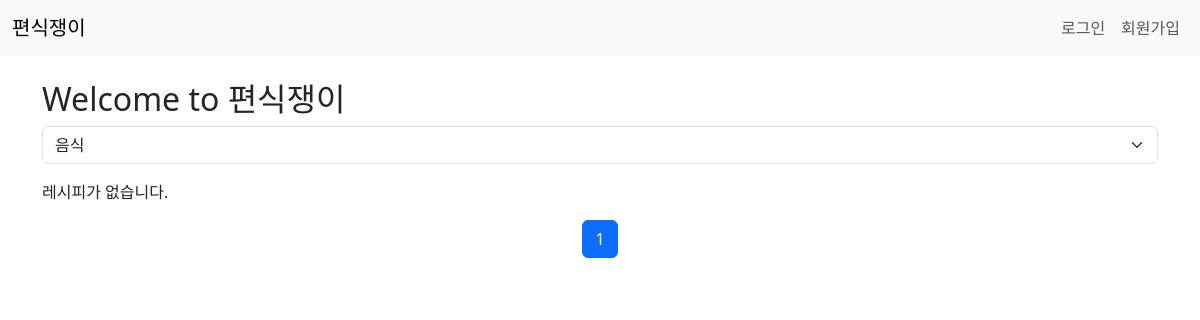
The app's page /, older data.
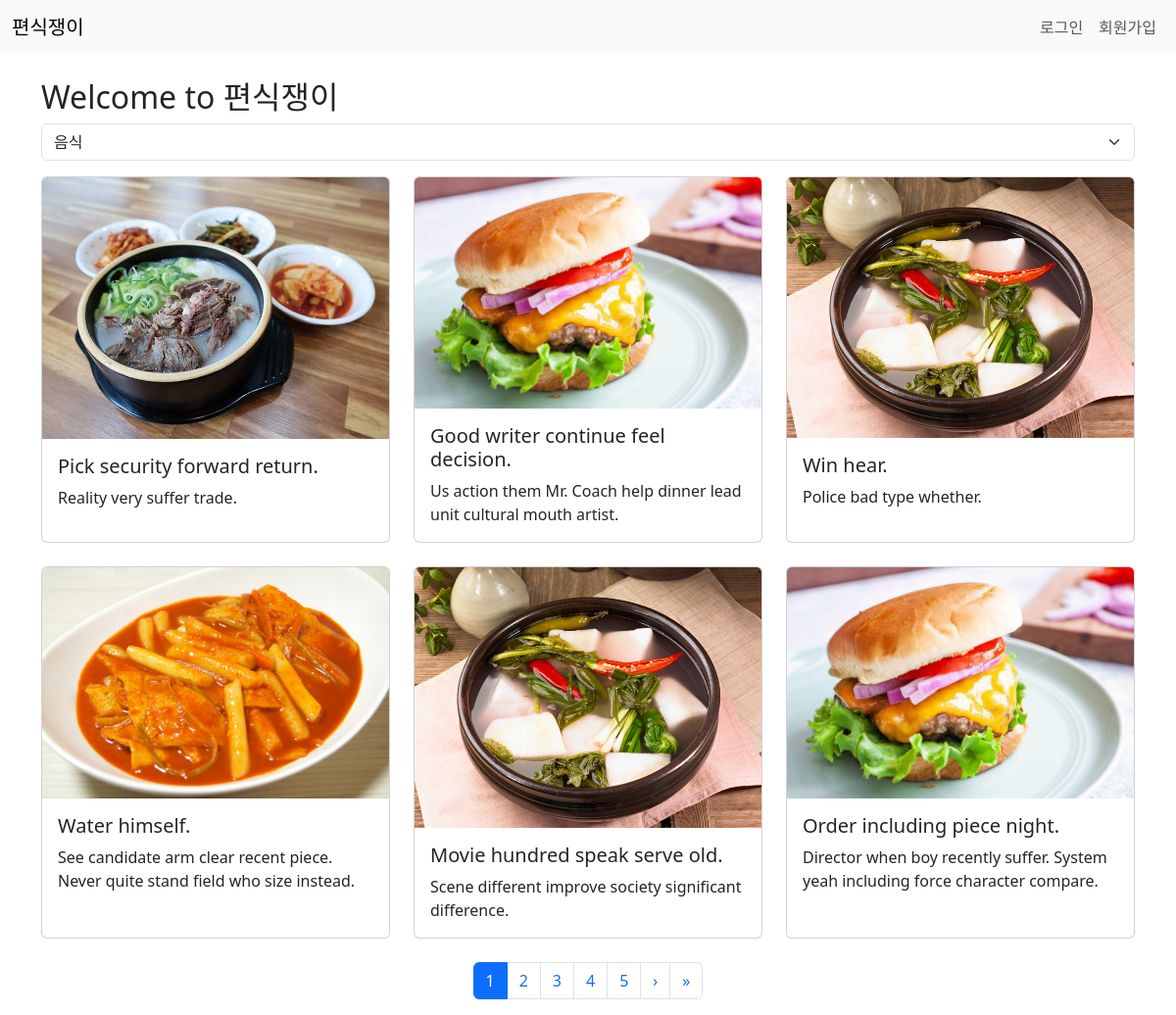
The same page, newer data.
### recipe_app/models.py (models this page shows, shortened)
class Recipe(models.Model):
    CATEGORY_CHOICES = [
        ('food', '음식'),
        ('drink', '음료'),
        ('dessert', '디저트')
    ]
    user = models.ForeignKey(User, on_delete=models.CASCADE)
    title = models.CharField(max_length=200)
    category = models.CharField(max_length=10, choices=CATEGORY_CHOICES, null=True, blank=True)
    description = models.TextField()
    contents=models.JSONField()
    image = models.ImageField(upload_to=category_image_upload_path, null=True, blank=True)
    created_at = models.DateTimeField(auto_now_add=True)
    @classmethod
    def get_recipes_by_category(cls, category) -> models.QuerySet['Recipe']:
        return cls.objects.filter(category=category).order_by('-created_at')

### recipe_app/views.py (the view)
# urls.py: path('', views.home_view, name='home'),
def home_view(request):
    try:
        category = request.GET.get('category', 'food')
        recipes = RecipeService.recipes_by_category(category)
        paginator = Paginator(recipes, 6)
        page_number = request.GET.get('page')
        page_obj = paginator.get_page(page_number)
        return render(request, 'recipe_app/home.html', {
            'recipe_list': page_obj,
            'selected_category': category
        })
    except Exception as e:
        return HttpResponseServerError(f"서버 오류: {e}")

### recipe_app/services/recipe_services.py (called while the page is built)
    @staticmethod
    def recipes_by_category(category):
        return Recipe.get_recipes_by_category(category)

### templates/recipe_app/home.html (shortened to what this page needs)
{% extends "base.html" %}
{% load static %}
{% block content %}
<h2>Welcome to 편식쟁이</h2>
<form method="get" class="mb-3">
<select name="category" class="form-select" onchange="this.form.submit()">
    <option value="food" {% if selected_category == "food" %}selected{% endif %}>음식</option>
</select>
</form>
<div class="row">
  {% for recipe in recipe_list %}
  <div class="col-md-4 mb-4">
    <div class="card h-100">
      {% if recipe.image %}
      <img src="{{ recipe.image.url }}" class="card-img-top" alt="{{ recipe.title }}">
      {% endif %}
      <a href="{% url 'recipe_app:recipe_detail' recipe.id%}" class="text-decoration-none text-dark">
        <div class="card-body">
          <h5 class="card-title">{{ recipe.title }}</h5>
          <p class="card-text">{{ recipe.description|truncatechars:100 }}</p>
        </div>
      </a>
    </div>
  </div>
  {% empty %}
    <p>레시피가 없습니다.</p>
  {% endfor %}
</div>
<nav aria-label="Page navigation">
  <ul class="pagination justify-content-center">
    {% for num in recipe_list.paginator.page_range %}
      {% if num == recipe_list.number %}
        <li class="page-item active"><a class="page-link">{{ num }}</a></li>
      {% else %}
        <li class="page-item">
          <a class="page-link" href="?page={{ num }}&category={{ selected_category }}">{{ num }}</a>
        </li>
      {% endif %}
    {% endfor %}
    {% if recipe_list.has_next %}
      <li class="page-item">
        <a class="page-link" href="?page={{ recipe_list.next_page_number }}&category={{ selected_category }}">&rsaquo;</a>
      </li>
      <li class="page-item">
        <a class="page-link" href="?page={{ recipe_list.paginator.num_pages }}&category={{ selected_category }}">&raquo;</a>
      </li>
    {% endif %}
  </ul>
</nav>
{% endblock %}

### templates/base.html (shortened to what this page needs)
<!doctype html>
<html lang="en">
<head>
    <link href="https://cdn.jsdelivr.net/npm/bootstrap@5.3.0/dist/css/bootstrap.min.css" rel="stylesheet">
</head>
<body>
    {% include "navbar.html" %}
    <div class="container mt-4">
        {% block content %}
        {% endblock %}
    </div>
</body>
</html>

### templates/navbar.html (shortened to what this page needs)
<nav class="navbar navbar-expand-lg navbar-light bg-light mb-4">
  <div class="container-fluid">
    <a class="navbar-brand" href="{% url 'recipe_app:home' %}">편식쟁이</a>
    <div class="collapse navbar-collapse" id="navbarContent">
      <ul class="navbar-nav ms-auto mb-2 mb-lg-0">
        {% if user.is_authenticated %}
          <form action="{% url 'accounts:logout' %}" method="post" style="display: inline;">
            {% csrf_token %}
            <button type="submit" class="btn btn-link nav-link" style="display: inline; padding: 0; border: none; background: none;">
              로그아웃
            </button>
          </form>
        {% else %}
          <li class="nav-item">
            <a class="nav-link" href="{% url 'accounts:login' %}">로그인</a>
          </li>
          <li class="nav-item">
            <a class="nav-link" href="{% url 'accounts:signup' %}">회원가입</a>
          </li>
        {% endif %}
      </ul>
    </div>
  </div>
</nav>

Row changes from the older to the newer data that the page shows:
added Recipe: image (picture), title "Pick security forward return.", description "Reality very suffer trade."
added Recipe: image (picture), title "Good writer continue feel decision.", description "Us action them Mr. Coach help dinner lead unit cultural mouth artist."
added Recipe: image (picture), title "Win hear.", description "Police bad type whether."
added Recipe: image (picture), title "Water himself.", description "See candidate arm clear recent piece. Never quite stand field who size instead."
added Recipe: image (picture), title "Movie hundred speak serve old.", description "Scene different improve society significant difference."
added Recipe: image (picture), title "Order including piece night.", description "Director when boy recently suffer. System yeah including force character compare."
Text that changed along with them:
new list line: "2"
new list line: "3"
new list line: "4"
new list line: "5"
text no longer shown: "레시피가 없습니다."
